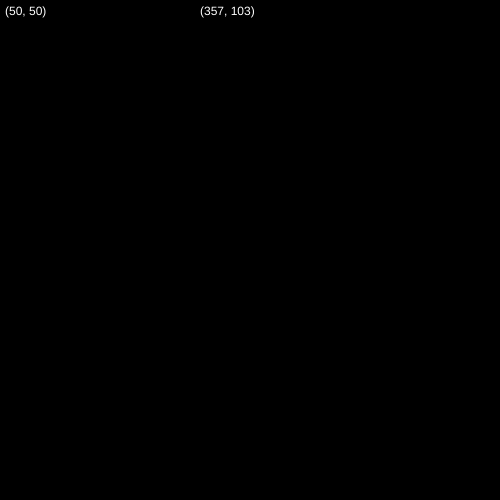
Frame 1 (no input)
Frame 60 (no input): identical to frame 1, image omitted
Frame 120 (the mouse pressed at the canvas centre since frame 60): identical to frame 1, image omitted

The p5.js sketch that drew this single still picture (run headless with seeded random() and noise() and a simulated clock; from frame 60 on, the mouse is pressed at the canvas centre):

// p5.js sketch
// ── sketch.js
var square = 10;
var posX = 50;
var posY = 50;
var velocity = 5;
var randPosX;
var randPosY;

function setup()
{
	createCanvas(500,500);
	frameRate(60);
	
	newRandomPos();
}

function draw()
{
	background(0);
	stroke(0);
	fill('white');

	spawnSquare();

	text("(" + posX + ", " + posY + ")", 5, 15);
	text("(" + randPosX + ", " + randPosY + ")", 200, 15);

	rect(posX, posY, square, square, 1);

	move();
}

function moveY()
{
	posY++;
	if (posY > height)
		posY = -square;
}

function moveX()
{
	posX++;
	if (posX > width)
		posX = -square;
}

function move()
{
	if (keyIsDown(LEFT_ARROW))
	{
		posX -= velocity;
		if (posX <= -square)
			posX = width;
	}
	if (keyIsDown(RIGHT_ARROW))
	{
		posX += velocity;
		if (posX > width)
			posX = -square;
	}
	if (keyIsDown(UP_ARROW))
	{
		posY -= velocity;
		if (posY <= -square)
			posY = height;
	}
	if (keyIsDown(DOWN_ARROW))
	{
		posY += velocity;
		if (posY > height)
			posY = -square;
	}
	
	if ((posX === randPosX) && (posY === randPosY))
		newRandomPos();
}

function newRandomPos()
{
	randPosX = floor(random(0, width));
	randPosY = floor(random(0, height));
}

function spawnSquare()
{
	rect(randPosX, randPosY, square/2, square/2, 1);
}
